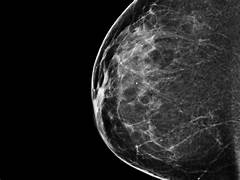
%> input picture healthy breast.jpeg, 240 x 180 px
$ octave Code.m   (GNU Octave 9; MATLAB toolbox functions it lacks are replaced by stand-ins)
%> lines starting %> are read from the running program, lines starting %| are printed output that depends on the picture; in (x1, y1, x2, y2) boxes, pixels count from 0 and x2, y2 are one past the last pixel; in counts of white or black regions, pixels touching at a corner belong together; the program's own positions count from 1
[file,path]=uigetfile('*.jpeg');
%> the answer given: healthy breast.jpeg
image=imread([path,file]);
%> image is the input picture: size 180x240x3 uint8; min 0, max 255, mean 36.5
% Preprocessing
grayImage = rgb2gray(image);
filteredImage = medfilt2(grayImage); % Apply median filter to reduce noise
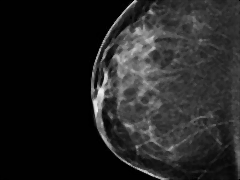
%> filteredImage: size 180x240 uint8; min 0, max 238, mean 35.8

% Thresholding
threshold = graythresh(filteredImage);
%> threshold = 0.153
binaryImage = imbinarize(filteredImage, threshold);
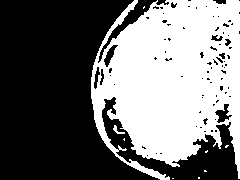
%> binaryImage: size 180x240 logical; 44.3% white; 9 white regions (7 under 20 px), largest, box (x1, y1, x2, y2) and area: (91, 0, 240, 180) 19054, (113, 125, 125, 134) 39

% Morphological operations
se = strel('disk', 5);
closedImage = imclose(binaryImage, se);
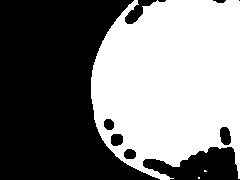
%> closedImage: size 180x240 logical; 49.1% white; 3 white regions (2 under 20 px), largest, box (x1, y1, x2, y2) and area: (91, 0, 240, 180) 21202

% Region of interest (ROI) extraction
roiImage = imfill(closedImage, 'holes');
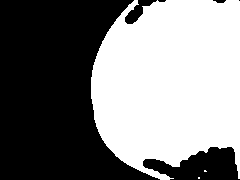
%> roiImage: size 180x240 logical; 50.2% white; 6 black regions (2 under 20 px), largest, box (x1, y1, x2, y2) and area: (0, 0, 160, 180) 19153, (143, 147, 240, 180) 2011, (125, 0, 157, 24) 299, (213, 0, 226, 3) 29

% Feature extraction
stats = regionprops(roiImage, 'Area', 'Perimeter', 'Eccentricity', 'Solidity', 'Centroid');
%> stats = 3 regions; Area, Centroid, Eccentricity, Solidity and Perimeter: 21684 [170.5 83.5] 0.511 0.9 753.3, 5 [205.8 171.6] 0.765 1 4.96, 4 [199.5 178.5] 0 1 3.56

% Classification
% You can use a machine learning model (e.g., SVM, Random Forest, etc.) to classify the extracted features

% Example: Simple threshold-based classification
areas = [stats.Area];
%> areas = [21684 4 5]
eccentricities = [stats.Eccentricity];
%> eccentricities = [0.511 0 0.765]

% Define threshold values for classification
areaThreshold = 100;
eccentricityThreshold = 0.6;

% Classify regions
cancerousIndices = areas > areaThreshold & eccentricities > eccentricityThreshold;
%> cancerousIndices = [false false false]

% Select centroids of cancerous regions
cancerousCentroids = vertcat(stats(cancerousIndices).Centroid);
%> cancerousCentroids = []

% Visualization
figure;
subplot(2, 2, 1);
imshow(image);
title('Original Image');
subplot(2, 2, 2);
imshow(grayImage);
title('Gray Image');
subplot(2, 2, 3);
imshow(filteredImage);
title('Filtered Image');

subplot(2, 2, 4);
imshow(roiImage);
hold on;
visboundaries(bwboundaries(roiImage));

% Plot cancerous centroids if any were found
if ~isempty(cancerousCentroids)
    plot(cancerousCentroids(:, 1), cancerousCentroids(:, 2), 'r*');
    disp(['Tumors are present, positively detected for breast cancer. Number of tumors: ' num2str(sum(cancerousIndices))]);
else
    disp('Tumors are not present, detected negative for breast cancer. Number of tumors: 0');
end

title('Detected Regions');
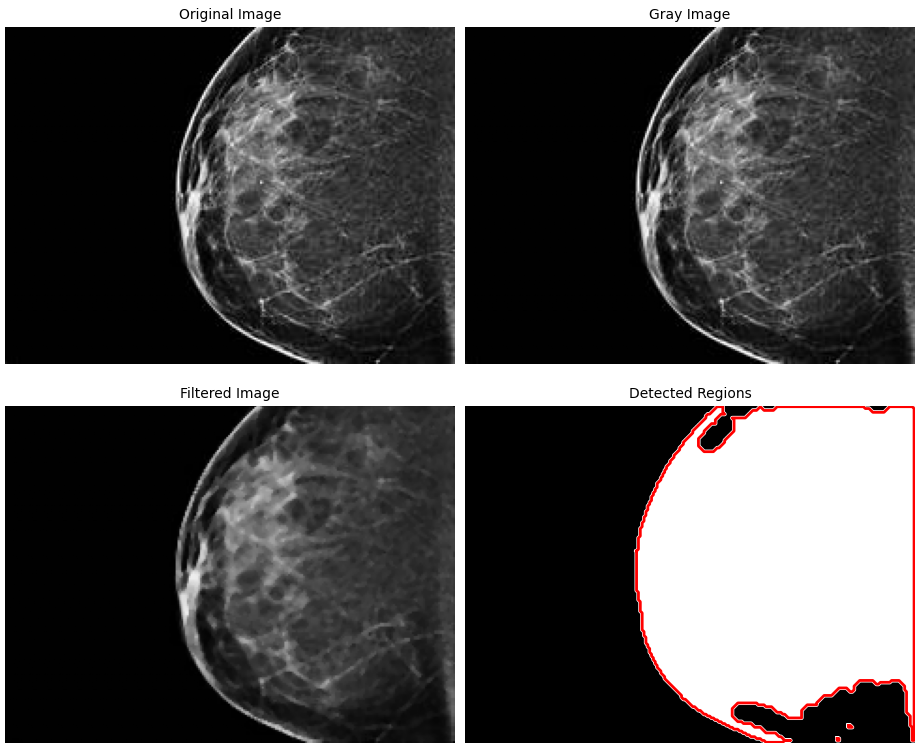
%> figure redrawn from the program's plot data, 4 panels
